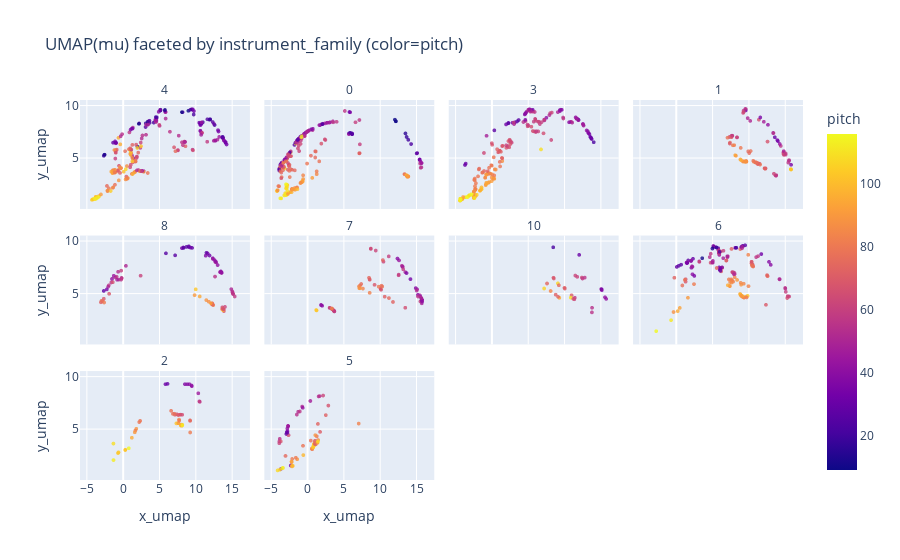

Notebook cell for this chart:
### Code cell
fig = px.scatter(
    df,
    x="x_umap",
    y="y_umap",
    color="pitch",
    facet_col="family_str",
    facet_col_wrap=4,
    hover_data=["key", "family", "pitch"],
    title="UMAP(mu) faceted by instrument_family (color=pitch)",
    opacity=0.8,
)
fig.update_traces(marker=dict(size=4))
fig.for_each_annotation(lambda a: a.update(text=a.text.split("=")[-1]))
fig.show()

### Figure 1 — Plotly figure (JSON) as saved in the notebook; plotly's stock layout.template omitted (floating-point values rounded to 4 significant figures; data arrays with more than 128 entries replaced by an {"elided": "..."} marker saying what was removed)
{"data": [{"customdata": {"elided": "240x3 mixed values"}, "hovertemplate": "family_str=4<br>x_umap=%{x}<br>y_umap=%{y}<br>key=%{customdata[0]}<br>family=%{customdata[1]}<br>pitch=%{marker.color}<extra></extra>", "legendgroup": "", "marker": {"color": {"elided": "240 int values"}, "coloraxis": "coloraxis", "opacity": 0.8, "size": 4, "symbol": "circle"}, "mode": "markers", "name": "", "showlegend": false, "type": "scattergl", "x": {"elided": "240 float values"}, "xaxis": "x9", "y": {"elided": "240 float values"}, "yaxis": "y9"}, {"customdata": {"elided": "253x3 mixed values"}, "hovertemplate": "family_str=0<br>x_umap=%{x}<br>y_umap=%{y}<br>key=%{customdata[0]}<br>family=%{customdata[1]}<br>pitch=%{marker.color}<extra></extra>", "legendgroup": "", "marker": {"color": {"elided": "253 int values"}, "coloraxis": "coloraxis", "opacity": 0.8, "size": 4, "symbol": "circle"}, "mode": "markers", "name": "", "showlegend": false, "type": "scattergl", "x": {"elided": "253 float values"}, "xaxis": "x10", "y": {"elided": "253 float values"}, "yaxis": "y10"}, {"customdata": {"elided": "216x3 mixed values"}, "hovertemplate": "family_str=3<br>x_umap=%{x}<br>y_umap=%{y}<br>key=%{customdata[0]}<br>family=%{customdata[1]}<br>pitch=%{marker.color}<extra></extra>", "legendgroup": "", "marker": {"color": {"elided": "216 int values"}, "coloraxis": "coloraxis", "opacity": 0.8, "size": 4, "symbol": "circle"}, "mode": "markers", "name": "", "showlegend": false, "type": "scattergl", "x": {"elided": "216 float values"}, "xaxis": "x11", "y": {"elided": "216 float values"}, "yaxis": "y11"}, {"customdata": {"elided": "95x3 mixed values"}, "hovertemplate": "family_str=1<br>x_umap=%{x}<br>y_umap=%{y}<br>key=%{customdata[0]}<br>family=%{customdata[1]}<br>pitch=%{marker.color}<extra></extra>", "legendgroup": "", "marker": {"color": [60, 69, 53, 53, 103, 56, 75, 86, 52, 53, 57, 75, 85, 100, 57, 47, 69, 62, 78, 53, 105, 83, 48, 45, 62, 54, 31, 59, 61, 53, 73, 74, 42, 76, 74, 68, 33, 66, 80, 75, 81, 32, 52, 59, 62, 87, 77, 103, 55, 28, 82, 56, 70, 52, 62, 46, 57, 70, 99, 88, 74, 57, 33, 94, 53, 63, 81, 82, 59, 66, 65, 75, 82, 80, 89, 66, 66, 73, 54, 53, 68, 77, 71, 31, 33, 73, 65, 55, 54, 72, 58, 47, 70, 83, 40], "coloraxis": "coloraxis", "opacity": 0.8, "size": 4, "symbol": "circle"}, "mode": "markers", "name": "", "showlegend": false, "type": "scattergl", "x": [7.372, 10.98, 13.82, 14.9, 15.84, 14.81, 11.14, 9.279, 7.669, 14.45, 8.398, 11.36, 9.509, 15.85, 14.96, 15.58, 7.589, 11.52, 10.72, 9.315, 15.83, 8.257, 10.23, 12.11, 12.23, 9.632, 9.606, 9.25, 14.83, 15.49, 7.097, 11.59, 14.3, 7.841, 11.22, 11.24, 15.86, 12.3, 10.9, 8.916, 9.605, 13.4, 9.557, 9.322, 11.42, 8.157, 9.668, 15.84, 7.744, 13.62, 9.581, 15.11, 11.08, 15.58, 12.34, 14.85, 14.89, 7.438, 15.86, 8.876, 10.65, 8.413, 13.97, 15.86, 13.44, 12.62, 9.705, 9.654, 13.71, 12.3, 12.21, 11.04, 9.689, 9.191, 8.964, 11.27, 7.636, 10.9, 13.79, 13.78, 12.28, 8.016, 9.948, 14.05, 11.62, 10.29, 7.404, 7.768, 15.12, 11.13, 13.5, 9.877, 10.09, 9.452, 12.68], "xaxis": "x12", "y": [7.04, 4.599, 3.391, 5.563, 3.948, 5.56, 4.56, 4.679, 7.162, 6.182, 7.003, 4.505, 4.662, 3.948, 5.379, 4.761, 7.046, 4.482, 4.672, 9.558, 3.964, 5.245, 8.576, 8.494, 4.049, 9.703, 9.581, 9.341, 5.405, 4.588, 6.971, 4.399, 6.37, 6.241, 4.483, 4.546, 4.381, 4.01, 4.614, 5.995, 4.658, 7.42, 9.723, 9.43, 8.692, 5.292, 4.747, 3.955, 7.166, 7.014, 4.693, 5.342, 4.581, 4.827, 4.04, 5.684, 5.325, 6.502, 3.933, 4.888, 4.763, 7.002, 6.738, 3.935, 7.414, 6.598, 4.687, 4.669, 3.373, 4.009, 4.045, 4.611, 4.683, 4.729, 4.825, 4.454, 7.019, 4.639, 3.343, 3.337, 4.013, 6.254, 5.665, 6.646, 8.905, 5.697, 6.412, 7.146, 5.463, 4.556, 3.531, 8.844, 5.5, 4.72, 8.202], "yaxis": "y12"}, {"customdata": {"elided": "84x3 mixed values"}, "hovertemplate": "family_str=8<br>x_umap=%{x}<br>y_umap=%{y}<br>key=%{customdata[0]}<br>family=%{customdata[1]}<br>pitch=%{marker.color}<extra></extra>", "legendgroup": "", "marker": {"color": [64, 73, 53, 48, 50, 53, 51, 40, 51, 83, 45, 81, 33, 69, 72, 64, 35, 42, 77, 33, 42, 45, 76, 80, 83, 70, 27, 79, 84, 40, 73, 58, 38, 52, 53, 60, 50, 52, 49, 56, 30, 24, 64, 39, 47, 66, 67, 53, 47, 26, 55, 54, 57, 88, 32, 93, 33, 32, 25, 24, 62, 51, 38, 45, 67, 39, 75, 40, 46, 25, 30, 96, 72, 27, 62, 62, 70, 86, 25, 27, 39, 50, 52, 38], "coloraxis": "coloraxis", "opacity": 0.8, "size": 4, "symbol": "circle"}, "mode": "markers", "name": "", "showlegend": false, "type": "scattergl", "x": [-2.664, 12.27, -0.8934, 0.3882, -0.6902, -1.97, -0.2066, -1.528, -1.051, 11.49, 13.59, 11.83, 11.65, -2.845, 12.32, -1.926, 11.4, -1.29, 13.66, 12.38, 12.4, 13.38, -2.616, 12.44, 12.31, 12.29, 9.519, 12.24, 9.861, 12.84, 12.24, 14.06, 13.48, -0.204, -0.277, 13.69, 15.18, -1.63, -0.6053, -0.268, 11.92, 5.913, 13.91, 13.52, 14.93, 13.9, -3.055, 15.11, -2.065, -2.669, 15.17, 15.41, 2.414, 10.58, 8.306, 13.79, -2.243, 8.121, 9.046, 8.342, 13.77, 12.69, 13.61, -0.8253, 13.75, 12.61, 12.38, 13.44, 12.74, 7.182, 9.301, 10.02, -2.974, 9.066, 13.86, -1.415, 12.37, 12.12, 8.731, 11.51, 13.05, 15.08, 15.12, 12.77], "xaxis": "x5", "y": [4.529, 4.094, 6.628, 7.671, 7.103, 5.808, 6.52, 6.425, 6.569, 4.397, 6.994, 4.24, 8.862, 4.295, 4.078, 5.001, 8.645, 6.723, 3.531, 8.401, 8.336, 7.08, 4.17, 3.917, 3.99, 4.021, 9.391, 4.006, 4.876, 8.002, 4.102, 3.748, 7.142, 6.475, 6.358, 3.699, 4.976, 6.084, 6.355, 7.213, 8.664, 8.871, 3.345, 7.104, 5.445, 3.48, 4.188, 5.122, 5.681, 5.274, 5.015, 4.745, 6.733, 4.747, 9.428, 3.433, 5.421, 9.364, 9.475, 9.387, 3.575, 6.648, 7.025, 6.342, 3.597, 8.227, 3.958, 7.056, 8.038, 8.677, 9.417, 5.429, 4.33, 9.543, 3.513, 6.113, 3.96, 4.102, 9.483, 8.927, 7.746, 5.226, 5.057, 8.095], "yaxis": "y5"}, {"customdata": {"elided": "84x3 mixed values"}, "hovertemplate": "family_str=7<br>x_umap=%{x}<br>y_umap=%{y}<br>key=%{customdata[0]}<br>family=%{customdata[1]}<br>pitch=%{marker.color}<extra></extra>", "legendgroup": "", "marker": {"color": [73, 68, 62, 34, 53, 59, 67, 45, 75, 44, 35, 78, 63, 34, 36, 63, 40, 56, 35, 85, 59, 40, 51, 56, 46, 42, 42, 34, 67, 36, 45, 37, 63, 66, 78, 37, 58, 56, 64, 39, 49, 63, 47, 61, 65, 61, 96, 78, 44, 45, 59, 49, 54, 41, 38, 70, 56, 52, 77, 48, 70, 96, 71, 82, 55, 38, 75, 38, 73, 64, 44, 32, 72, 51, 55, 38, 62, 68, 56, 79, 58, 52, 66, 75], "coloraxis": "coloraxis", "opacity": 0.8, "size": 4, "symbol": "circle"}, "mode": "markers", "name": "", "showlegend": false, "type": "scattergl", "x": [3.433, 11.85, 3.484, 3.679, 15.86, 3.38, 10.71, 15.83, 7.32, 3.48, 15.78, 7.7, 10.2, 3.755, 14.99, 10.14, 3.493, 12.62, 15.64, 7.279, 8.796, 13.19, 3.705, 15.64, 13.56, 12.69, 15.18, 13.72, 3.705, 15.3, 15.83, 12.47, 10.16, 8.63, 3.524, 2.081, 10.54, 3.106, 9.307, 3.714, 3.723, 3.749, 13.09, 13.55, 3.5, 3.766, 1.305, 7.168, 15.57, 13.17, 8.799, 15.12, 13.26, 15.82, 15.86, 11.29, 11.27, 15.74, 8.634, 3.758, 8.546, 1.255, 7.469, 7.198, 12.64, 15.87, 3.684, 1.946, 10.37, 3.718, 15.78, 14.27, 10.27, 3.712, 3.386, 1.925, 3.506, 10.46, 3.119, 3.408, 9.474, 15.3, 8.641, 9.878], "xaxis": "x6", "y": [3.563, 4.22, 3.528, 3.395, 4.417, 3.575, 4.729, 4.088, 5.8, 3.534, 4.352, 5.502, 5.383, 3.321, 5.543, 5.497, 3.523, 6.772, 4.719, 5.524, 9.327, 7.585, 3.386, 4.267, 7.073, 8.196, 5.422, 6.981, 3.372, 4.908, 4.297, 8.374, 5.486, 6.376, 3.52, 3.856, 8.068, 3.661, 5.859, 3.344, 3.355, 3.337, 7.686, 3.666, 3.521, 3.322, 3.414, 5.709, 4.844, 7.577, 9.295, 5.31, 7.344, 4.4, 4.431, 4.593, 8.576, 4.613, 5.093, 3.329, 6.538, 3.449, 5.939, 5.543, 6.834, 4.251, 3.388, 3.92, 5.692, 3.358, 4.57, 6.405, 5.778, 3.382, 3.587, 3.935, 3.539, 8.225, 3.65, 3.6, 9.139, 4.739, 6.351, 5.687], "yaxis": "y6"}, {"customdata": [["vocal_acoustic_000-069-100", 10, 69], ["vocal_synthetic_003-040-050", 10, 40], ["vocal_acoustic_000-063-050", 10, 63], ["vocal_synthetic_003-100-075", 10, 100], ["vocal_acoustic_000-058-050", 10, 58], ["vocal_synthetic_003-067-075", 10, 67], ["vocal_acoustic_000-070-127", 10, 70], ["vocal_synthetic_003-051-050", 10, 51], ["vocal_synthetic_003-040-100", 10, 40], ["vocal_synthetic_003-089-075", 10, 89], ["vocal_synthetic_003-021-025", 10, 21], ["vocal_acoustic_000-055-100", 10, 55], ["vocal_synthetic_003-058-025", 10, 58], ["vocal_synthetic_003-068-127", 10, 68], ["vocal_acoustic_000-059-050", 10, 59], ["vocal_synthetic_003-079-127", 10, 79], ["vocal_acoustic_000-065-075", 10, 65], ["vocal_acoustic_000-052-050", 10, 52], ["vocal_synthetic_003-102-100", 10, 102], ["vocal_acoustic_000-067-100", 10, 67], ["vocal_acoustic_000-057-050", 10, 57], ["vocal_synthetic_003-052-127", 10, 52], ["vocal_synthetic_003-061-050", 10, 61], ["vocal_acoustic_000-066-100", 10, 66], ["vocal_synthetic_003-099-075", 10, 99], ["vocal_synthetic_003-030-100", 10, 30], ["vocal_synthetic_003-036-075", 10, 36], ["vocal_synthetic_003-039-075", 10, 39], ["vocal_acoustic_000-064-025", 10, 64], ["vocal_synthetic_003-029-025", 10, 29], ["vocal_acoustic_000-054-075", 10, 54]], "hovertemplate": "family_str=10<br>x_umap=%{x}<br>y_umap=%{y}<br>key=%{customdata[0]}<br>family=%{customdata[1]}<br>pitch=%{marker.color}<extra></extra>", "legendgroup": "", "marker": {"color": [69, 40, 63, 100, 58, 67, 70, 51, 40, 89, 21, 55, 58, 68, 59, 79, 65, 52, 102, 67, 57, 52, 61, 66, 99, 30, 36, 39, 64, 29, 54], "coloraxis": "coloraxis", "opacity": 0.8, "size": 4, "symbol": "circle"}, "mode": "markers", "name": "", "showlegend": false, "type": "scattergl", "x": [7.651, 15.12, 8.542, 9.152, 11.55, 8.846, 9.286, 13.86, 15.81, 9.352, 8.505, 11.49, 11.42, 9.172, 12.46, 8.146, 11.03, 12.86, 10.92, 10.06, 11.82, 13.85, 11.28, 10.1, 7.25, 15.19, 15.21, 15.65, 8.59, 12.09, 12.55], "xaxis": "x7", "y": [5.987, 5.453, 6.539, 5.997, 6.748, 4.921, 5.813, 3.665, 4.513, 4.613, 9.447, 4.624, 4.477, 4.715, 6.556, 5.269, 4.86, 6.551, 4.636, 5.572, 6.623, 3.222, 4.518, 5.502, 5.508, 5.427, 5.347, 4.672, 6.466, 8.722, 6.463], "yaxis": "y7"}, {"customdata": {"elided": "153x3 mixed values"}, "hovertemplate": "family_str=6<br>x_umap=%{x}<br>y_umap=%{y}<br>key=%{customdata[0]}<br>family=%{customdata[1]}<br>pitch=%{marker.color}<extra></extra>", "legendgroup": "", "marker": {"color": {"elided": "153 int values"}, "coloraxis": "coloraxis", "opacity": 0.8, "size": 4, "symbol": "circle"}, "mode": "markers", "name": "", "showlegend": false, "type": "scattergl", "x": {"elided": "153 float values"}, "xaxis": "x8", "y": {"elided": "153 float values"}, "yaxis": "y8"}, {"customdata": {"elided": "46x3 mixed values"}, "hovertemplate": "family_str=2<br>x_umap=%{x}<br>y_umap=%{y}<br>key=%{customdata[0]}<br>family=%{customdata[1]}<br>pitch=%{marker.color}<extra></extra>", "legendgroup": "", "marker": {"color": [30, 63, 83, 70, 96, 83, 96, 65, 97, 90, 77, 88, 43, 89, 96, 65, 87, 85, 74, 74, 108, 53, 38, 38, 62, 67, 102, 73, 99, 75, 35, 97, 54, 39, 70, 104, 61, 76, 84, 36, 76, 72, 95, 105, 28, 71], "coloraxis": "coloraxis", "opacity": 0.8, "size": 4, "symbol": "circle"}, "mode": "markers", "name": "", "showlegend": false, "type": "scattergl", "x": [5.851, 7.417, 8.098, 9.24, 7.358, 1.826, -0.6332, 7.612, 7.961, 8.087, 7.718, 7.646, 10.38, 1.209, -0.6975, 7.826, 7.604, 8.028, 2.353, 2.227, 0.7848, 10.53, 9.445, 9.145, 7.928, 7.156, -1.33, 6.625, 8.179, 7.731, 8.534, 0.3111, 10.59, 9.489, 9.241, 8.162, 8.155, 1.694, 1.612, 8.855, 9.254, 6.884, 0.2943, -1.321, 6.129, 7.095], "xaxis": "x", "y": [9.314, 6.431, 5.345, 5.856, 5.568, 5.048, 2.795, 6.366, 5.365, 5.449, 5.93, 5.583, 8.443, 4.192, 2.726, 6.391, 5.59, 5.391, 5.81, 5.691, 3.187, 7.669, 9.19, 9.316, 6.403, 6.389, 3.637, 6.768, 5.423, 5.824, 9.314, 3.039, 7.625, 9.128, 5.808, 5.371, 6.393, 4.884, 4.714, 9.31, 4.698, 6.469, 3.021, 2.056, 9.346, 6.496], "yaxis": "y"}, {"customdata": {"elided": "65x3 mixed values"}, "hovertemplate": "family_str=5<br>x_umap=%{x}<br>y_umap=%{y}<br>key=%{customdata[0]}<br>family=%{customdata[1]}<br>pitch=%{marker.color}<extra></extra>", "legendgroup": "", "marker": {"color": [89, 81, 79, 86, 55, 67, 51, 88, 88, 47, 50, 80, 71, 30, 84, 108, 38, 83, 108, 102, 94, 52, 75, 108, 86, 54, 27, 92, 58, 106, 34, 103, 99, 70, 36, 116, 103, 73, 66, 54, 76, 94, 62, 53, 95, 104, 100, 74, 46, 65, 41, 106, 90, 68, 81, 78, 92, 79, 108, 43, 61, 72, 45, 56, 29], "coloraxis": "coloraxis", "opacity": 0.8, "size": 4, "symbol": "circle"}, "mode": "markers", "name": "", "showlegend": false, "type": "scattergl", "x": [-1.368, -1.558, 1.338, 0.6441, 1.725, 2.935, -0.6824, 0.745, 1.139, 0.455, -2.625, 0.7098, 1.789, -2.86, 1.515, -3.33, -3.625, 7.119, -4.065, 0.9201, 0.86, -1.231, -2.978, 1.409, 0.6887, -1.413, -2.81, -2.124, -3.818, 1.052, -2.708, 0.9421, -0.5173, 1.094, -2.261, -3.418, 0.8809, 1.492, 1.087, -3.772, 1.043, -2.084, 2.208, 1.594, -2.079, 0.8243, -1.967, 1.215, -2.615, -2.557, -2.723, -3.75, 1.438, -3.624, -2.06, 0.5167, -2.147, -0.5647, 1.503, -0.601, -3.837, 2.584, -2.635, -0.9995, -2.714], "xaxis": "x2", "y": [2.138, 2.283, 4.331, 3.137, 8.174, 7.27, 7.177, 3.219, 4.437, 7.709, 5.272, 3.094, 4.752, 4.553, 3.977, 1.304, 1.207, 5.551, 1.07, 3.574, 3.286, 6.677, 2.454, 3.704, 3.169, 6.408, 4.717, 1.863, 3.846, 3.48, 4.823, 3.586, 2.535, 3.909, 1.536, 1.291, 3.407, 5.514, 3.597, 4.088, 3.767, 1.52, 8.23, 8.143, 1.453, 3.264, 1.504, 3.581, 5.317, 4.437, 5.068, 1.136, 3.717, 3.842, 2.165, 3.92, 1.913, 3.426, 3.838, 7.057, 3.67, 6.357, 5.323, 6.705, 4.658], "yaxis": "y2"}], "layout": {"annotations": [{"font": {}, "showarrow": false, "text": "2", "x": 0.1175, "xanchor": "center", "xref": "paper", "y": 0.2867, "yanchor": "bottom", "yref": "paper"}, {"font": {}, "showarrow": false, "text": "5", "x": 0.3725, "xanchor": "center", "xref": "paper", "y": 0.2867, "yanchor": "bottom", "yref": "paper"}, {"font": {}, "showarrow": false, "text": "8", "x": 0.1175, "xanchor": "center", "xref": "paper", "y": 0.6433, "yanchor": "bottom", "yref": "paper"}, {"font": {}, "showarrow": false, "text": "7", "x": 0.3725, "xanchor": "center", "xref": "paper", "y": 0.6433, "yanchor": "bottom", "yref": "paper"}, {"font": {}, "showarrow": false, "text": "10", "x": 0.6275, "xanchor": "center", "xref": "paper", "y": 0.6433, "yanchor": "bottom", "yref": "paper"}, {"font": {}, "showarrow": false, "text": "6", "x": 0.8825, "xanchor": "center", "xref": "paper", "y": 0.6433, "yanchor": "bottom", "yref": "paper"}, {"font": {}, "showarrow": false, "text": "4", "x": 0.1175, "xanchor": "center", "xref": "paper", "y": 1.0, "yanchor": "bottom", "yref": "paper"}, {"font": {}, "showarrow": false, "text": "0", "x": 0.3725, "xanchor": "center", "xref": "paper", "y": 1.0, "yanchor": "bottom", "yref": "paper"}, {"font": {}, "showarrow": false, "text": "3", "x": 0.6275, "xanchor": "center", "xref": "paper", "y": 1.0, "yanchor": "bottom", "yref": "paper"}, {"font": {}, "showarrow": false, "text": "1", "x": 0.8825, "xanchor": "center", "xref": "paper", "y": 1.0, "yanchor": "bottom", "yref": "paper"}], "coloraxis": {"colorbar": {"title": {"text": "pitch"}}, "colorscale": [[0, "#0d0887"], [0.1111, "#46039f"], [0.2222, "#7201a8"], [0.3333, "#9c179e"], [0.4444, "#bd3786"], [0.5556, "#d8576b"], [0.6667, "#ed7953"], [0.7778, "#fb9f3a"], [0.8889, "#fdca26"], [1, "#f0f921"]]}, "legend": {"tracegroupgap": 0}, "title": {"text": "UMAP(mu) faceted by instrument_family (color=pitch)"}, "xaxis": {"anchor": "y", "domain": [0, 0.235], "title": {"text": "x_umap"}}, "xaxis10": {"anchor": "y10", "domain": [0.255, 0.49], "matches": "x", "showticklabels": false}, "xaxis11": {"anchor": "y11", "domain": [0.51, 0.745], "matches": "x", "showticklabels": false}, "xaxis12": {"anchor": "y12", "domain": [0.765, 1.0], "matches": "x", "showticklabels": false}, "xaxis2": {"anchor": "y2", "domain": [0.255, 0.49], "matches": "x", "title": {"text": "x_umap"}}, "xaxis3": {"anchor": "y3", "domain": [0.51, 0.745], "matches": "x", "title": {"text": "x_umap"}}, "xaxis4": {"anchor": "y4", "domain": [0.765, 1.0], "matches": "x", "title": {"text": "x_umap"}}, "xaxis5": {"anchor": "y5", "domain": [0, 0.235], "matches": "x", "showticklabels": false}, "xaxis6": {"anchor": "y6", "domain": [0.255, 0.49], "matches": "x", "showticklabels": false}, "xaxis7": {"anchor": "y7", "domain": [0.51, 0.745], "matches": "x", "showticklabels": false}, "xaxis8": {"anchor": "y8", "domain": [0.765, 1.0], "matches": "x", "showticklabels": false}, "xaxis9": {"anchor": "y9", "domain": [0, 0.235], "matches": "x", "showticklabels": false}, "yaxis": {"anchor": "x", "domain": [0, 0.2867], "title": {"text": "y_umap"}}, "yaxis10": {"anchor": "x10", "domain": [0.7133, 1.0], "matches": "y", "showticklabels": false}, "yaxis11": {"anchor": "x11", "domain": [0.7133, 1.0], "matches": "y", "showticklabels": false}, "yaxis12": {"anchor": "x12", "domain": [0.7133, 1.0], "matches": "y", "showticklabels": false}, "yaxis2": {"anchor": "x2", "domain": [0, 0.2867], "matches": "y", "showticklabels": false}, "yaxis3": {"anchor": "x3", "domain": [0, 0.2867], "matches": "y", "showticklabels": false}, "yaxis4": {"anchor": "x4", "domain": [0, 0.2867], "matches": "y", "showticklabels": false}, "yaxis5": {"anchor": "x5", "domain": [0.3567, 0.6433], "matches": "y", "title": {"text": "y_umap"}}, "yaxis6": {"anchor": "x6", "domain": [0.3567, 0.6433], "matches": "y", "showticklabels": false}, "yaxis7": {"anchor": "x7", "domain": [0.3567, 0.6433], "matches": "y", "showticklabels": false}, "yaxis8": {"anchor": "x8", "domain": [0.3567, 0.6433], "matches": "y", "showticklabels": false}, "yaxis9": {"anchor": "x9", "domain": [0.7133, 1.0], "matches": "y", "title": {"text": "y_umap"}}}}
